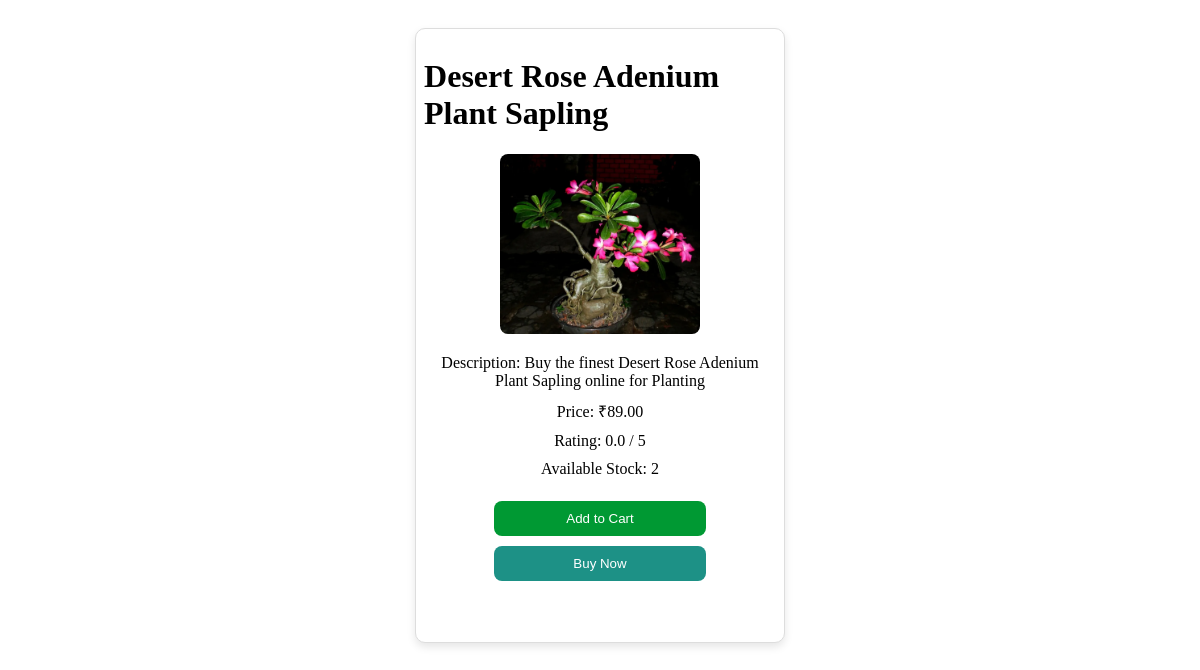
Page /products/product-details/1/ on the committed database.
### products/models.py (models this page shows, shortened)
class Product(models.Model):
    name = models.CharField(max_length=100)
    description = models.TextField()
    price = models.DecimalField(max_digits=10, decimal_places=2)
    quantity = models.IntegerField(default=0)  # Stock quantity of the product
    image = models.ImageField(upload_to='products/')  # Ensure media settings are configured
    available = models.BooleanField(default=True)  # Indicates if the product is available for sale
    category = models.ForeignKey(Category, on_delete=models.CASCADE)  # Link to category
    rating = models.DecimalField(max_digits=3, decimal_places=1, default=0.0)  # New field for rating

### products/views.py (the view)
# urls.py: path('product-details/<int:pk>/', views.product_details, name='product_details'),  # Product details page
def product_details(request, pk):
    product = get_object_or_404(Product, pk=pk)
    return render(request, 'products/product_details.html', {'product': product})

### products/templates/products/product_details.html (shortened to what this page needs)
<!DOCTYPE html>
<html lang="en">
<head>
</head>
<body>
    <div class="products-container">
        <div class="product-card">
            <h1 class="h1">{{ product.name }}</h1>
            <img src="{{ product.image.url }}" alt="{{ product.name }}" class="product-image" style="width: 200px;">
            <p class="des">Description: {{ product.description }}</p>
            <p class="des">Price: ₹{{ product.price }}</p>
            <p class="des">Rating: {{ product.rating }} / 5</p>
            <p class="des">Available Stock: {{ product.quantity }}</p><br>
            <div class="button-container">
                <button type="button" class="btn btn-cart" onclick="openModal({{ product.price }})">Add to Cart</button>
                <button type="button" class="btn btn-buy" onclick="buyNow({{ product.pk }})">Buy Now</button>
            </div>
        </div>
    </div>
    </body>
</html>

### products/templates/products/product_details.html (style rules this page uses)
.products-container { display: flex; flex-wrap: wrap; justify-content: center; gap: 20px; padding: 20px; }
.product-card { display: flex; flex-direction: column; border: 1px solid #ddd; padding: 8px; border-radius: 10px; box-shadow: 0 4px 8px rgba(0, 0, 0, 0.1); background-color: #fff; width: calc(32.333% - 0px); box-sizing: border-box; transition: transform 0.3s ease, box-shadow 0.3s ease; position: relative; min-height: 420px; padding-bottom: 60px; }
.btn { display: block; width: 60%; color: white; border: none; padding: 10px; border-radius: 8px; cursor: pointer; transition: background-color 0.3s ease; text-decoration: none; }
.button-container { display: flex; flex-direction: column; align-items: center; gap: 10px; margin-top: auto; padding-bottom: 1px; }
.btn-cart { background-color: #009933; color: white; }
.btn-buy { background-color: #1d9186; color: white; align-items: right; bottom: 15px; }
.des { text-align: center; margin: 5px 0; font-size: 1rem; }
.product-image { width: 100%; height: 180px; object-fit: cover; border-radius: 8px; margin: 0 auto 15px; }

### rows in the picture
Product: name "Desert Rose Adenium Plant Sapling", image (picture), description "Buy the finest Desert Rose Adenium Plant Sapling online for Planting", price "89.00", rating "0.0", quantity "2"
